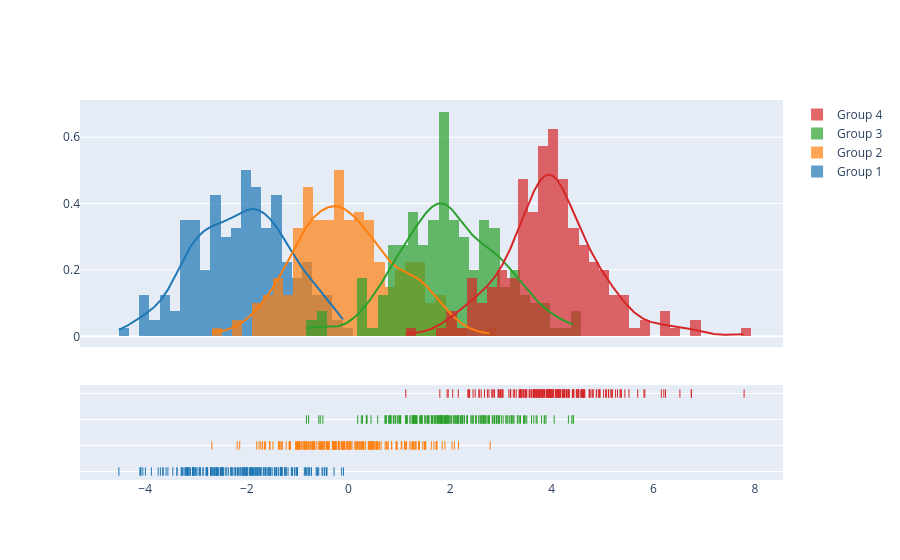

Here is the notebook cell this chart was saved with:
### Code cell
import plotly.figure_factory as ff

# Add histogram data
x1 = np.random.randn(200) - 2
x2 = np.random.randn(200)
x3 = np.random.randn(200) + 2
x4 = np.random.randn(200) + 4

# Group data together
hist_data = [x1, x2, x3, x4]

group_labels = ['Group 1', 'Group 2', 'Group 3', 'Group 4']

# Create distplot with custom bin_size
fig = ff.create_distplot(hist_data, group_labels, bin_size=.2)
fig.show()

### Figure 1 — Plotly figure (JSON) as saved in the notebook; plotly's stock layout.template omitted (floating-point values rounded to 4 significant figures; data arrays with more than 128 entries replaced by an {"elided": "..."} marker saying what was removed)
{"data": [{"autobinx": false, "histnorm": "probability density", "legendgroup": "Group 1", "marker": {"color": "rgb(31, 119, 180)"}, "name": "Group 1", "opacity": 0.7, "type": "histogram", "x": {"elided": "200 float values"}, "xaxis": "x", "xbins": {"end": -0.09788, "size": 0.2, "start": -4.516}, "yaxis": "y"}, {"autobinx": false, "histnorm": "probability density", "legendgroup": "Group 2", "marker": {"color": "rgb(255, 127, 14)"}, "name": "Group 2", "opacity": 0.7, "type": "histogram", "x": {"elided": "200 float values"}, "xaxis": "x", "xbins": {"end": 2.789, "size": 0.2, "start": -2.688}, "yaxis": "y"}, {"autobinx": false, "histnorm": "probability density", "legendgroup": "Group 3", "marker": {"color": "rgb(44, 160, 44)"}, "name": "Group 3", "opacity": 0.7, "type": "histogram", "x": {"elided": "200 float values"}, "xaxis": "x", "xbins": {"end": 4.425, "size": 0.2, "start": -0.8267}, "yaxis": "y"}, {"autobinx": false, "histnorm": "probability density", "legendgroup": "Group 4", "marker": {"color": "rgb(214, 39, 40)"}, "name": "Group 4", "opacity": 0.7, "type": "histogram", "x": {"elided": "200 float values"}, "xaxis": "x", "xbins": {"end": 7.785, "size": 0.2, "start": 1.128}, "yaxis": "y"}, {"legendgroup": "Group 1", "marker": {"color": "rgb(31, 119, 180)"}, "mode": "lines", "name": "Group 1", "showlegend": false, "type": "scatter", "x": {"elided": "500 float values"}, "xaxis": "x", "y": {"elided": "500 float values"}, "yaxis": "y"}, {"legendgroup": "Group 2", "marker": {"color": "rgb(255, 127, 14)"}, "mode": "lines", "name": "Group 2", "showlegend": false, "type": "scatter", "x": {"elided": "500 float values"}, "xaxis": "x", "y": {"elided": "500 float values"}, "yaxis": "y"}, {"legendgroup": "Group 3", "marker": {"color": "rgb(44, 160, 44)"}, "mode": "lines", "name": "Group 3", "showlegend": false, "type": "scatter", "x": {"elided": "500 float values"}, "xaxis": "x", "y": {"elided": "500 float values"}, "yaxis": "y"}, {"legendgroup": "Group 4", "marker": {"color": "rgb(214, 39, 40)"}, "mode": "lines", "name": "Group 4", "showlegend": false, "type": "scatter", "x": {"elided": "500 float values"}, "xaxis": "x", "y": {"elided": "500 float values"}, "yaxis": "y"}, {"legendgroup": "Group 1", "marker": {"color": "rgb(31, 119, 180)", "symbol": "line-ns-open"}, "mode": "markers", "name": "Group 1", "showlegend": false, "type": "scatter", "x": {"elided": "200 float values"}, "xaxis": "x", "y": {"elided": "200 str values"}, "yaxis": "y2"}, {"legendgroup": "Group 2", "marker": {"color": "rgb(255, 127, 14)", "symbol": "line-ns-open"}, "mode": "markers", "name": "Group 2", "showlegend": false, "type": "scatter", "x": {"elided": "200 float values"}, "xaxis": "x", "y": {"elided": "200 str values"}, "yaxis": "y2"}, {"legendgroup": "Group 3", "marker": {"color": "rgb(44, 160, 44)", "symbol": "line-ns-open"}, "mode": "markers", "name": "Group 3", "showlegend": false, "type": "scatter", "x": {"elided": "200 float values"}, "xaxis": "x", "y": {"elided": "200 str values"}, "yaxis": "y2"}, {"legendgroup": "Group 4", "marker": {"color": "rgb(214, 39, 40)", "symbol": "line-ns-open"}, "mode": "markers", "name": "Group 4", "showlegend": false, "type": "scatter", "x": {"elided": "200 float values"}, "xaxis": "x", "y": {"elided": "200 str values"}, "yaxis": "y2"}], "layout": {"barmode": "overlay", "hovermode": "closest", "legend": {"traceorder": "reversed"}, "xaxis": {"anchor": "y2", "domain": [0.0, 1.0], "zeroline": false}, "yaxis": {"anchor": "free", "domain": [0.35, 1], "position": 0.0}, "yaxis2": {"anchor": "x", "domain": [0, 0.25], "dtick": 1, "showticklabels": false}}}
